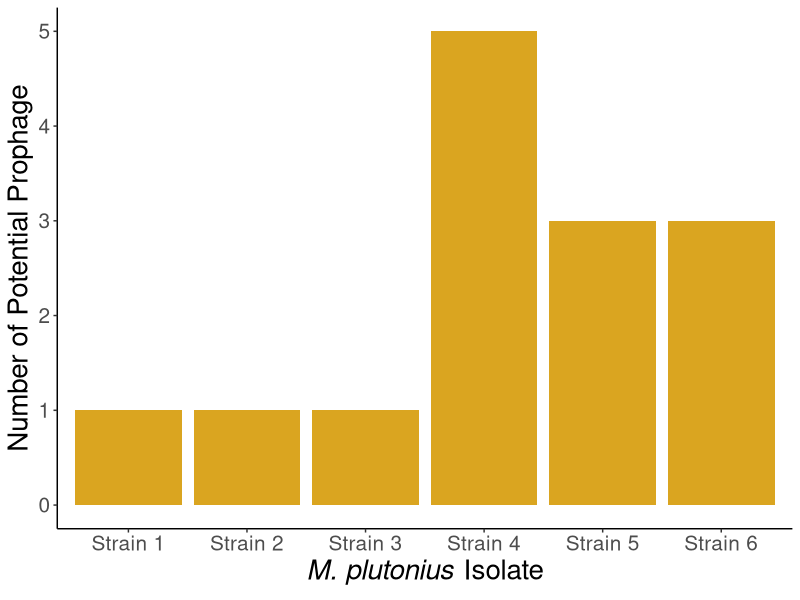
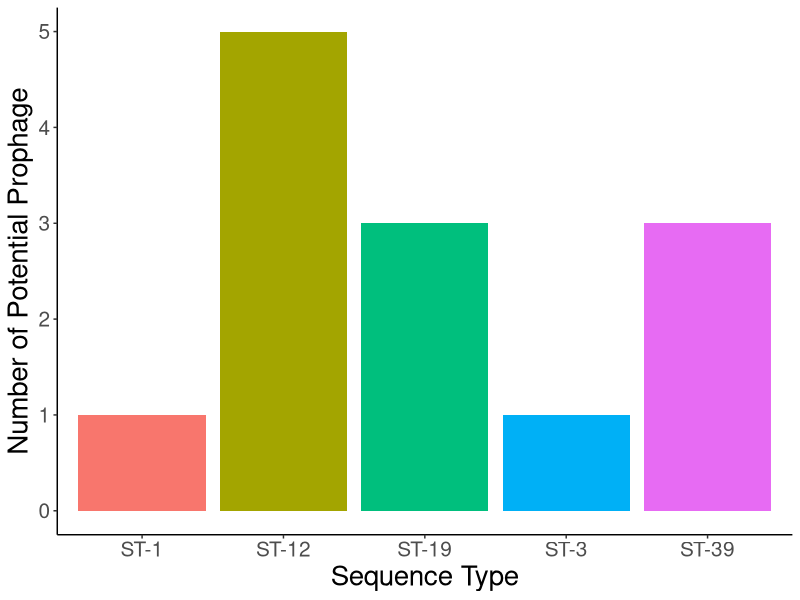
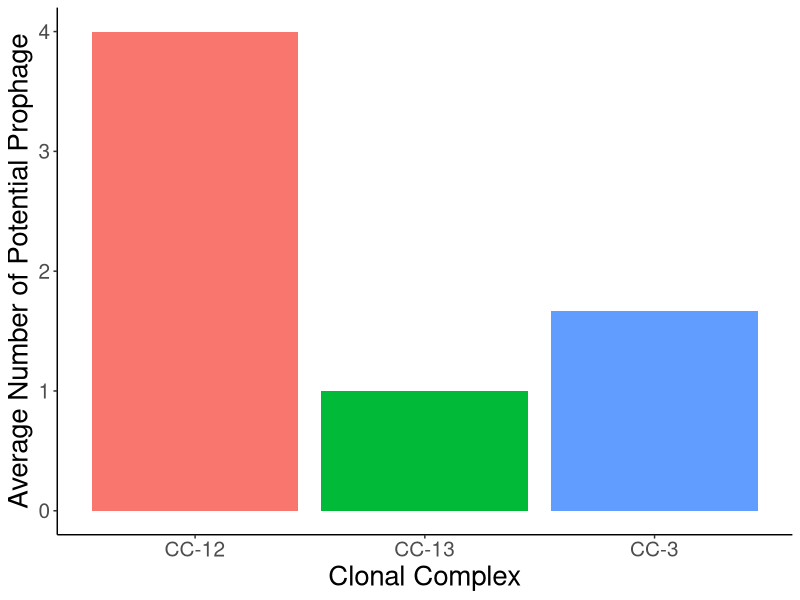
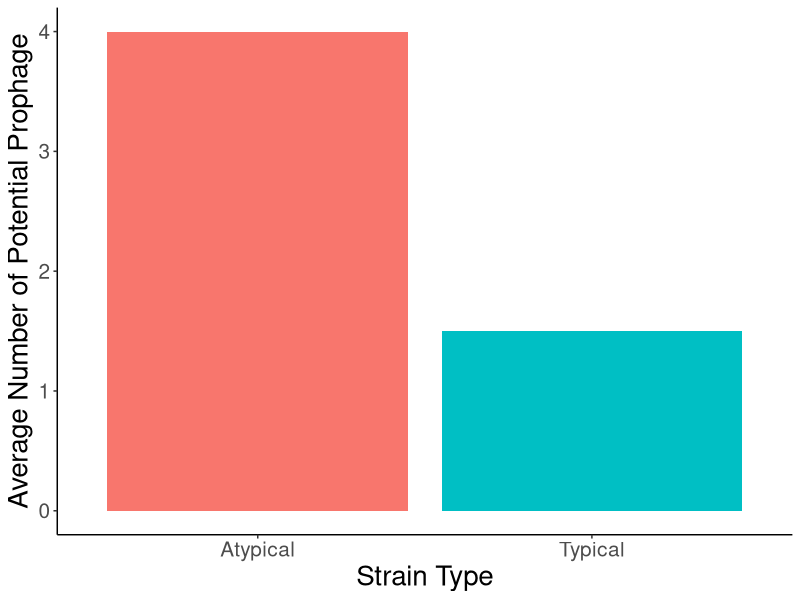
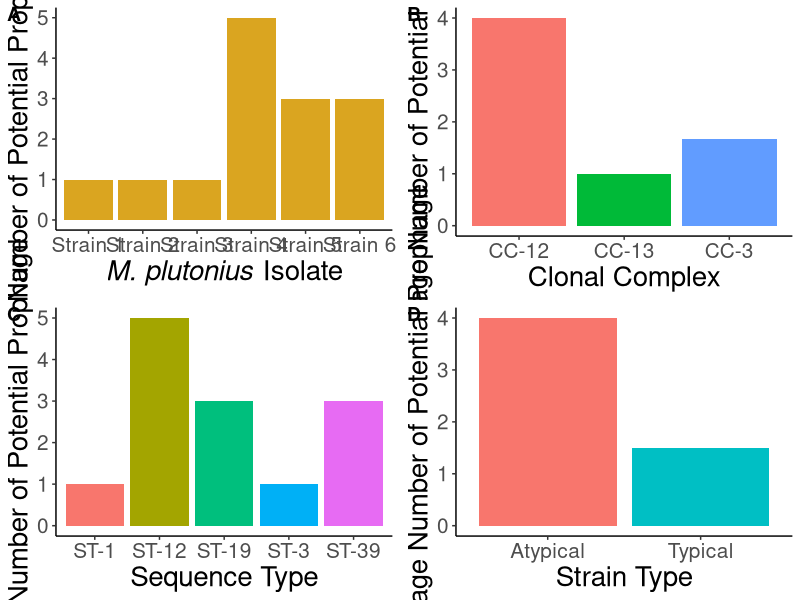
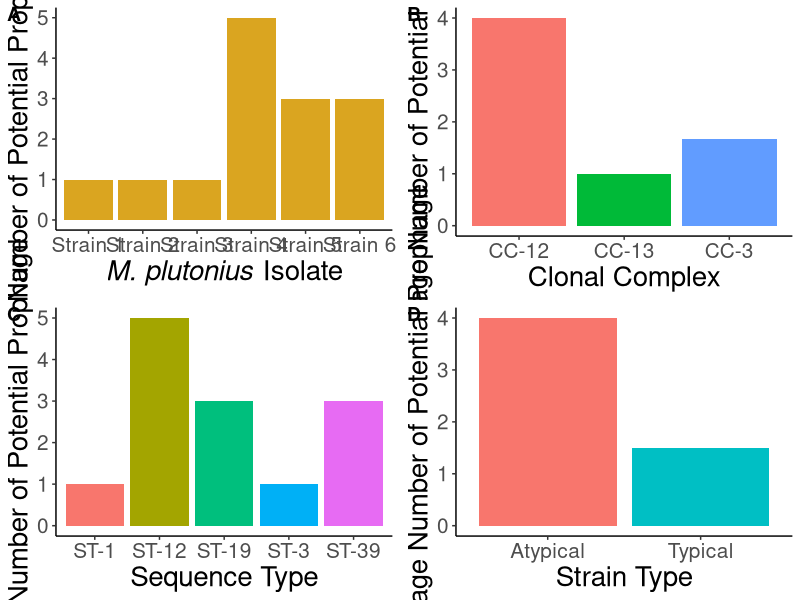

Write the R code that produced these figures, in order.
## ---- chunk 1
#This if statement will install the tidyverse package
#If it is not already available when trying to load
if (!require("tidyverse")){
  #Install tidyverse package if not found in next command
  install.packages("tidyverse")
  #Load tidyverse package
  library(tidyverse)
  }

#Confirm version of tidyverse that is loaded
#This script was originally completed with tidyverse version 2.0.0
packageVersion("tidyverse")

#This if statement will install the ggpubr package
#If it is not already available when trying to load
if (!require("ggpubr")){
  #Install ggpubr package if not found in next command
  install.packages("ggpubr")
  #Load ggpubr package
  library(ggpubr)
  }

#Confirm version of tidyverse that is loaded
#This script was originally completed with tidyverse version 0.6.0
packageVersion("ggpubr")

## ---- chunk 2
df <- read.csv("Isolate Information.csv")
head(df)
str(df)
## ---- chunk 3

#Create a plot using the dataframe with isolate information
#Isolates on x axis
(plot_iso <- ggplot(df,aes(x=Isolate,
                           #Number of prophage on y axis
                           y=Number_Intact_Prophage))+
   #Fill columns with a color so it's not boring
  geom_col(fill="goldenrod")+
   #Make nice legible axis titles
   #italicize bacteria name
  labs(x=expression(paste(italic("M. plutonius"), " Isolate")),
       y="Number of Potential Prophage")+
   #Adjust themes for legibility
   #Increases axis title and text size
  theme(axis.title=element_text(size=20),
        axis.text=element_text(size=15),
        #Remove gridlines and color from figure background
        panel.background=element_blank(),
        #Make axis lines black
        axis.line = element_line(colour = "black")))
## ---- chunk 4

#Create a plot using the dataframe with isolate information

(plot_ST <- df  %>%
   #summarize average number of prophage by sequence type
   reframe(avg=mean(Number_Intact_Prophage),.by=Sequence_Type)%>%
   #ST on x axis
   ggplot(aes(x=Sequence_Type,
              #Number of prophage on y axis
              y=avg,
              #Colored by the sequence type of strain
              fill=Sequence_Type))+
  #Create columns with the number of prophage
  geom_col()+
  #Adjust labels for legibility
  labs(y="Number of Potential Prophage",
       x="Sequence Type")+
  #Adjust themes for legibility
  #Increase axis and legend title and text fonts
  theme(axis.title=element_text(size=20),
        axis.text=element_text(size=15),
        #do not include legend
        legend.position="none",
        #Remove gridlines and color from figure background
        panel.background=element_blank(),
        #Make axis lines black
        axis.line = element_line(colour = "black")))
## ---- chunk 5

#Create a plot using the dataframe with isolate information

(plot_CC <- df  %>%
   #summarize average number of prophage by clonal complex
   reframe(avg=mean(Number_Intact_Prophage),.by=Clonal_Complex)%>%
   #clonal on x axis
   ggplot(aes(x=Clonal_Complex,
              #Number of prophage on y axis
              y=avg,
              #Colored by the CC of strain
              fill=Clonal_Complex))+
  #Create columns with the number of prophage
  geom_col()+
  #Adjust labels for legibility
  labs(x="Clonal Complex",
       y="Average Number of Potential Prophage")+
  #Adjust themes for legibility
  #Increase axis and legend title and text fonts
  theme(axis.title=element_text(size=20),
        axis.text=element_text(size=15),
        #Do not include a legend
        legend.position="none",
        #Remove gridlines and color from figure background
        panel.background=element_blank(),
        #Make axis lines black
        axis.line = element_line(colour = "black")))
## ---- chunk 6

#Create a plot using the dataframe with isolate information
#Isolates on x axis
(plot_type <- df  %>%
   #summarize average number of prophage by clonal complex
   reframe(avg=mean(Number_Intact_Prophage),.by=Type)%>%
   #Strain_Type
   ggplot(aes(x=Type,
              #Number of prophage on y axis
              y=avg,
              #Colored by the type of strain
              fill=Type))+
  #Create columns with the number of prophage
  geom_col()+
  #Adjust labels for legibility
  labs(x="Strain Type",
       y="Average Number of Potential Prophage")+
  #Adjust themes for legibility
  #Increase axis and legend title and text fonts
  theme(axis.title=element_text(size=20),
        axis.text=element_text(size=15),
        #Do not include a legend
        legend.position="none",
        #Remove gridlines and color from figure background
        panel.background=element_blank(),
        #Make axis lines black
        axis.line = element_line(colour = "black")))
## ---- chunk 7
#arrange the 4 plots into one plot
ggarrange(plot_iso,
          plot_CC,
          plot_ST,
          plot_type,
          #Add alphabet labels to each plot
          labels="AUTO")

#Save plot as a png
ggsave("compiled_plots.png",width=15,height=13)

